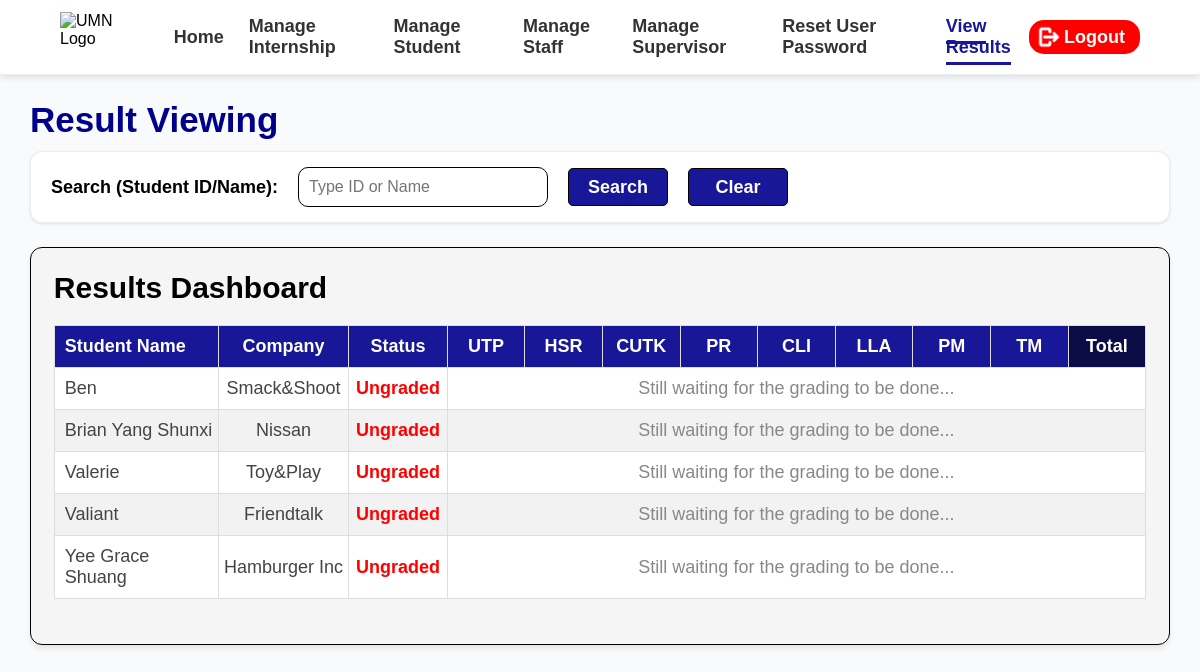
Screenshot of /COMP1044_SRC/Main_Result_Viewing.php (signed in) with the database file from the repository.
### tables this page shows
CREATE TABLE `internship` (
  `Internship_ID` varchar(15) NOT NULL,
  `Student_ID` int(11) NOT NULL,
  `Staff_ID` int(11) NOT NULL,
  `Company_ID` int(11) NOT NULL,
  `Supvr_ID` int(11) NOT NULL,
  `Start_Intern` date NOT NULL,
  `End_Intern` date NOT NULL,
  `Status` enum('Ungraded','Graded') NOT NULL
);

CREATE TABLE `student` (
  `Student_ID` int(11) NOT NULL,
  `Prog_Code` varchar(5) DEFAULT NULL,
  `User_ID` int(11) NOT NULL,
  `Full_Name` varchar(60) NOT NULL,
  `Contact_No` varchar(25) NOT NULL,
  `Enroll_Date` date NOT NULL,
  `Email_Addr` varchar(50) NOT NULL,
  `Gender` enum('Male','Female') NOT NULL
);

CREATE TABLE `company` (
  `Company_ID` int(11) NOT NULL,
  `Reg_Comp_Name` varchar(60) NOT NULL,
  `Reg_No.` varchar(50) NOT NULL,
  `Comp_Address` varchar(50) NOT NULL
);

### COMP1044_SRC/Get_Main_Result_Viewing.php (called while the page is built, shortened)
<?php
require_once 'global.php';
$role = $_SESSION['Role'];
$role_filter = "";
$param_type = "";
$param_val = null;
$limit = 25;
if (isset($_GET['page'])) {
    $page = (int)$_GET['page'];
} else {
    $page = 1;
}
$offset = ($page - 1) * $limit;
$search_query = "";
$search_val = null;
$table_sql = "
    SELECT
        i.Internship_ID,
        s.Student_ID,
        s.Full_Name AS StudentName,
        st.Full_Name AS StaffName,
        c.Reg_Comp_Name AS CompanyName,
        su.Full_Name AS SupvrName,
        i.Status,
        -- calculate the average of each assessment. Aka (lecturer+supervisor mark)/2
        -- COALESCE returns the first value that isn't null
        -- so if any of the fields are null aka ungraded, then to avoid error, COALESCE will make it 0
        (COALESCE(a_inds.UTP, 0) + COALESCE(a_uni.UTP, 0)) / 2 AS avg_UTP,
        (COALESCE(a_inds.HSR, 0) + COALESCE(a_uni.HSR, 0)) / 2 AS avg_HSR,
        (COALESCE(a_inds.CUTK, 0) + COALESCE(a_uni.CUTK, 0)) / 2 AS avg_CUTK,
        (COALESCE(a_inds.PR, 0) + COALESCE(a_uni.PR, 0)) / 2 AS avg_PR,
        (COALESCE(a_inds.CLI, 0) + COALESCE(a_uni.CLI, 0)) / 2 AS avg_CLI,
        (COALESCE(a_inds.LLA, 0) + COALESCE(a_uni.LLA, 0)) / 2 AS avg_LLA,
        (COALESCE(a_inds.PM, 0) + COALESCE(a_uni.PM, 0)) / 2 AS avg_PM,
        (COALESCE(a_inds.TM, 0) + COALESCE(a_uni.TM, 0)) / 2 AS avg_TM,
        -- calculate the final mark via adding all the averages.
        ((COALESCE(a_inds.UTP, 0) + COALESCE(a_uni.UTP, 0)) / 2) +
        ((COALESCE(a_inds.HSR, 0) + COALESCE(a_uni.HSR, 0)) / 2) +
        ((COALESCE(a_inds.CUTK, 0) + COALESCE(a_uni.CUTK, 0)) / 2) +
        ((COALESCE(a_inds.PR, 0) + COALESCE(a_uni.PR, 0)) / 2) +
        ((COALESCE(a_inds.CLI, 0) + COALESCE(a_uni.CLI, 0)) / 2) +
        ((COALESCE(a_inds.LLA, 0) + COALESCE(a_uni.LLA, 0)) / 2) +
        ((COALESCE(a_inds.PM, 0) + COALESCE(a_uni.PM, 0)) / 2) +
        ((COALESCE(a_inds.TM, 0) + COALESCE(a_uni.TM, 0)) / 2) AS FinalMark
    FROM internship i
    JOIN student s ON i.Student_ID = s.Student_ID
    JOIN uni_staff st ON i.Staff_ID = st.Staff_ID
    JOIN company c ON i.Company_ID = c.Company_ID
    JOIN inds_supervisor su ON i.Supvr_ID = su.Supvr_ID
    -- LEFT JOIN for students who only got graded by either the lecturer or supervisor. Not both.
    -- since JOIN will remove them
    LEFT JOIN assessment a_inds ON i.Internship_ID = a_inds.Internship_ID AND a_inds.Assessment_ID LIKE '___INDS%'
    LEFT JOIN assessment a_uni ON i.Internship_ID = a_uni.Internship_ID AND a_uni.Assessment_ID LIKE '___UNI%'
    WHERE 1=1 $role_filter $search_query
    -- sort by graded to ungraded, with names in ascending order
    ORDER BY i.Status DESC, s.Full_Name ASC
    -- the page offset
    LIMIT ? OFFSET ?
";
$stmt_table = $conn->prepare($table_sql);
if ($role !== 'Admin' && $search_val) {
    $search_term = "%$search_val%";
    $stmt_table->bind_param($param_type . "ssii", $param_val, $search_term, $search_term, $limit, $offset);
} elseif ($role !== 'Admin') {
    $stmt_table->bind_param($param_type . "ii", $param_val, $limit, $offset);
} elseif ($search_val) {
    $search_term = "%$search_val%";
    $stmt_table->bind_param("ssii", $search_term, $search_term, $limit, $offset);
} else {
    $stmt_table->bind_param("ii", $limit, $offset);
}
$stmt_table->execute();
$table_data = $stmt_table->get_result();
?>

### COMP1044_SRC/Main_Result_Viewing.php (the view, shortened to what this page needs)
<?php require_once 'Get_Main_Result_Viewing.php'; ?>
<!DOCTYPE html>
<html lang="en">
<head>
    <link rel="stylesheet" href="Global.css">
    <link rel="stylesheet" href="Result_Viewing.css">
</head>
<body>
<header>
    <nav class="navbar">
        <div class="nav-left">
            <img src="Assets/UNMLogo.png" alt="UMN Logo" class="nav-logo">
            <ul class="nav-links">
                <?php if ($_SESSION['Role'] == 'Admin') { ?>
                    <li><a href="Admin/Admin_Page.php">Home</a></li>
                    <li><a href="Admin/Internship_Management.php">Manage Internship</a></li>
                    <li><a href="Admin/Student_prof_manage.html">Manage Student</a></li>
                    <li><a href="Admin/Staff_manage.html">Manage Staff</a></li>
                    <li><a href="Admin/Supervisor_manage.html">Manage Supervisor</a></li>
                    <li><a href="Admin/User_Access.html">Reset User Password</a></li>
                <?php } elseif ($_SESSION['Role'] == 'University Assessor') { ?>
                    <li><a href="Assessor/Lecturer_Page.php">Home</a></li>
                    <li><a href="Assessor/Lecturer_Profile.php">Profile</a></li>
                    <li><a href="Assessor/Lecturer_Internship_Grading.php">Grade Internship</a></li>
                <?php } elseif ($_SESSION['Role'] == 'Industrial Supervisor') { ?>
                    <li><a href="Assessor/Supervisor_Page.php">Home</a></li>
                    <li><a href="Assessor/Supervisor_Profile.php">Profile</a></li>
                    <li><a href="Assessor/Supervisor_Internship_Grading.php">Grade Internship</a></li>
                <?php } ?>
                <li><a href="Main_Result_Viewing.php" class="active">View Results</a></li>
            </ul>
        </div>
        <div class="nav-right">
            <ul class="nav-links">
                <a href="Logout.php" class="logout-text"><button type="button" class="logoutbtn"><img src="Assets/Logout.png" class="logoutIcon">Logout</button></a>
            </ul>
        </div>
    </nav>
</header>
<main>
    <h1 id="title">Result Viewing</h1>
    <form id="searchbar" method="GET" action="Main_Result_Viewing.php">
        <h3 id="Searchtitle">Search (Student ID/Name):</h3>
        <input list="student_search_list" name="search" class="inputbox" autocomplete="off" placeholder="Type ID or Name" value="<?= isset($_GET['search']) ? htmlspecialchars($_GET['search']) : '' ?>">
        <button type="submit" class="searchbtn">Search</button>
        <a href="Main_Result_Viewing.php"><button type="button" class="searchbtn">Clear</button></a>
    </form>
    <div class="infoContainer">
        <h2 class="infoTitle">Results Dashboard</h2>
        <table class="records-table results-table">
            <thead>
                <tr>
                    <th>Student Name</th>
                    <th>Company</th>
                    <th>Status</th>
                    <th>UTP</th>
                    <th>HSR</th>
                    <th>CUTK</th>
                    <th>PR</th>
                    <th>CLI</th>
                    <th>LLA</th>
                    <th>PM</th>
                    <th>TM</th>
                    <th style="background-color: #0b0b45;">Total</th>
                </tr>
            </thead>
            <tbody>
                <?php if ($table_data->num_rows > 0) {
                    while ($row = $table_data->fetch_assoc()) { ?>
                        <tr style="cursor: pointer;" onmouseover="this.style.backgroundColor='#e6f0ff';" onmouseout="this.style.backgroundColor='';" onclick="window.location.href='Result_Viewing.php?id=<?= $row['Internship_ID'] ?>'">
                            <td><?= htmlspecialchars($row['StudentName']) ?></td>
                            <td><?= htmlspecialchars($row['CompanyName']) ?></td>
                            <td style="color: <?= $row['Status'] == 'Graded' ? 'green' : 'red' ?>; font-weight: bold;">
                                <?= $row['Status'] ?>
                            </td>
                            <?php if ($row['Status'] == 'Graded') { ?>
                                <td><?= number_format($row['avg_UTP'], 1) ?>%</td>
                                <td><?= number_format($row['avg_HSR'], 1) ?>%</td>
                                <td><?= number_format($row['avg_CUTK'], 1) ?>%</td>
                                <td><?= number_format($row['avg_PR'], 1) ?>%</td>
                                <td><?= number_format($row['avg_CLI'], 1) ?>%</td>
                                <td><?= number_format($row['avg_LLA'], 1) ?>%</td>
                                <td><?= number_format($row['avg_PM'], 1) ?>%</td>
                                <td><?= number_format($row['avg_TM'], 1) ?>%</td>
                                <td style="font-weight: bold;">
                                    <?= number_format($row['FinalMark'], 1) ?>%
                                </td>
                            <?php } else { ?>
                                <td colspan="9" style="color: #888;">Still waiting for the grading to be done...</td>
                            <?php } ?>
                        </tr>
                <?php } } else { ?>
                    <tr><td colspan="12" style="text-align: center; padding: 20px;">No results found.</td></tr>
                <?php } ?>
            </tbody>
        </table>
    </div>
</main>
</body>
</html>

### COMP1044_SRC/Global.css (style rules this page uses)
* { box-sizing: border-box; }
input, button, select, textarea, datalist { font-family: inherit; }
.navbar { background-color: white; padding: 12px 5%; box-shadow: 0 4px 6px -1px rgba(0, 0, 0, 0.1); border-bottom: 1px solid rgb(237, 237, 237); position: fixed; top: 0; left: 0; width: 100%; z-index: 1000; display: flex; justify-content: space-between; align-items: center; }
.nav-left { display: flex; align-items: center; gap: 40px; }
.nav-logo { height: 50px; width: auto; }
.nav-links { display: flex; align-items: center; list-style: none; display: flex; gap: 25px; margin: 0; padding: 0; }
.nav-links li a { text-decoration: none; color: #333; font-size: 18px; font-weight: bold; padding-bottom: 5px; }
.nav-links li a.active { text-decoration: none; color: rgb(23, 23, 152); border-bottom: 3px solid rgb(23, 23, 152); }
.nav-right a.logout-text { text-decoration: none; color: #d9534f; font-size: 18px; font-weight: bold; }
body { background-color: #f8fafc; width: 95%; max-width: 1400px; margin: 100px auto; font-family: Arial, Helvetica, sans-serif; }
#title { font-size: 35px; color: darkblue; margin-bottom: 1%; }
.infoContainer { color: #444; padding: 2%; background: whitesmoke; border-radius: 12px; box-shadow: 0 4px 6px -1px rgba(0, 0, 0, 0.1); border: 1px solid black; margin-bottom: 2%; }
.infoTitle { color: black; font-weight: bold; font-size: 30px; margin-top: 0; margin-bottom: 20px; }
#searchbar { background-color: white; padding: 15px 20px; border-radius: 12px; box-shadow: 0 1px 3px rgba(0,0,0,0.1); border: 1px solid rgb(237, 237, 237); margin-top: 0; margin-bottom: 24px; display: flex; align-items: center; gap: 20px; flex-wrap: wrap; }
#Searchtitle { font-weight: bold; font-size: 18px; margin: 0; }
.inputbox { color: #444; width: 250px; height: 40px; border: 1px solid black; border-radius: 10px; padding-left: 10px; font-size: 16px; background-color: white; }
.searchbtn, .formbtn { background-color: rgb(23, 23, 152); color: white; font-size: 18px; font-weight: bold; height: 38px; border: 1px solid black; border-radius: 5px; cursor: pointer; }
.searchbtn { width: 100px; }
table { margin-bottom: 2%; }
td, th { font-size: 18px; padding: 10px; }
.records-table { width: 100%; border-collapse: collapse; background-color: white; border: 1px solid #ddd; }
.records-table th, .records-table td { border: 1px solid #ddd; text-align: left; }
.records-table th { background-color: rgb(23, 23, 152); color: white; }
.records-table tr:nth-child(even) { background-color: #f2f2f2; }
.logoutIcon { width: 30px; height: 30px; margin-left: 0; filter: brightness(0) invert(1); }
.logoutbtn { display: flex; align-items: center; background-color: red; color: white; border: 1px transparent; border-radius: 15px; font-weight: bold; font-size: 18px; padding-top: 2px; padding-bottom: 2px; padding-left: 5px; padding-right: 15px; transition: transform 0.2s ease, box-shadow 0.2s ease; }

### COMP1044_SRC/Result_Viewing.css (style rules this page uses)
.results-table { table-layout: fixed; width: 100%; }
.results-table th, .results-table td { padding: 10px 5px; text-align: center; word-wrap: break-word; overflow-wrap: break-word; }
.results-table th:first-child, .results-table td:first-child { text-align: left; padding-left: 10px; width: 15%; }
.results-table th:nth-child(2), .results-table td:nth-child(2) { width: 12%; }
.results-table th:nth-child(3), .results-table td:nth-child(3) { width: 9%; }

### rows the page displays
internship: Student_ID.Full_Name "Ben", Company_ID.Reg_Comp_Name "Smack&Shoot", Status "Ungraded", shows "Still waiting for the grading to be done..."
internship: Student_ID.Full_Name "Brian Yang Shunxi", Company_ID.Reg_Comp_Name "Nissan", Status "Ungraded", shows "Still waiting for the grading to be done..."
internship: Student_ID.Full_Name "Valerie", Company_ID.Reg_Comp_Name "Toy&Play", Status "Ungraded", shows "Still waiting for the grading to be done..."
internship: Student_ID.Full_Name "Valiant", Company_ID.Reg_Comp_Name "Friendtalk", Status "Ungraded", shows "Still waiting for the grading to be done..."
internship: Student_ID.Full_Name "Yee Grace Shuang", Company_ID.Reg_Comp_Name "Hamburger Inc", Status "Ungraded", shows "Still waiting for the grading to be done..."
